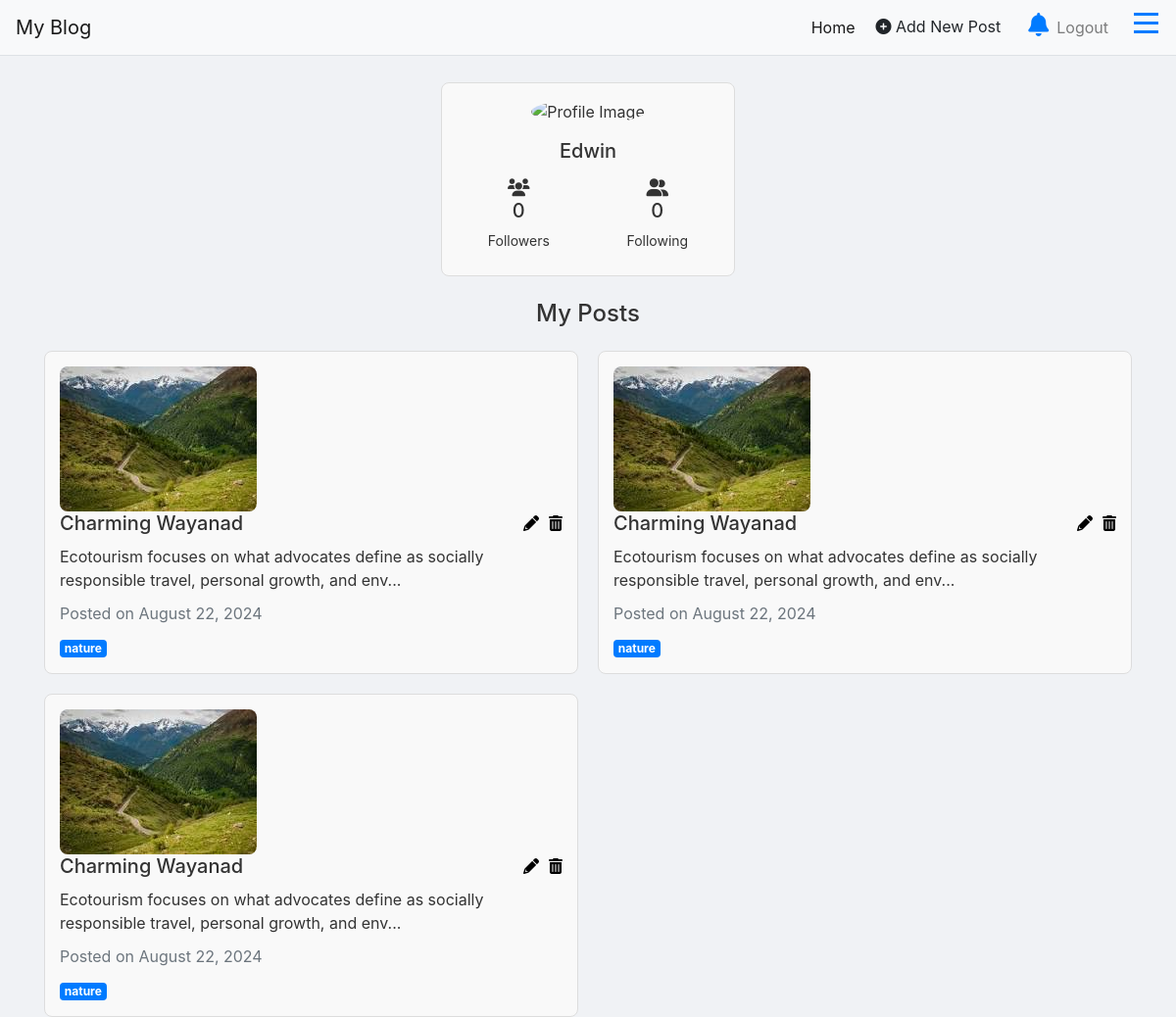
The app's page /myprofile (signed in), older data.
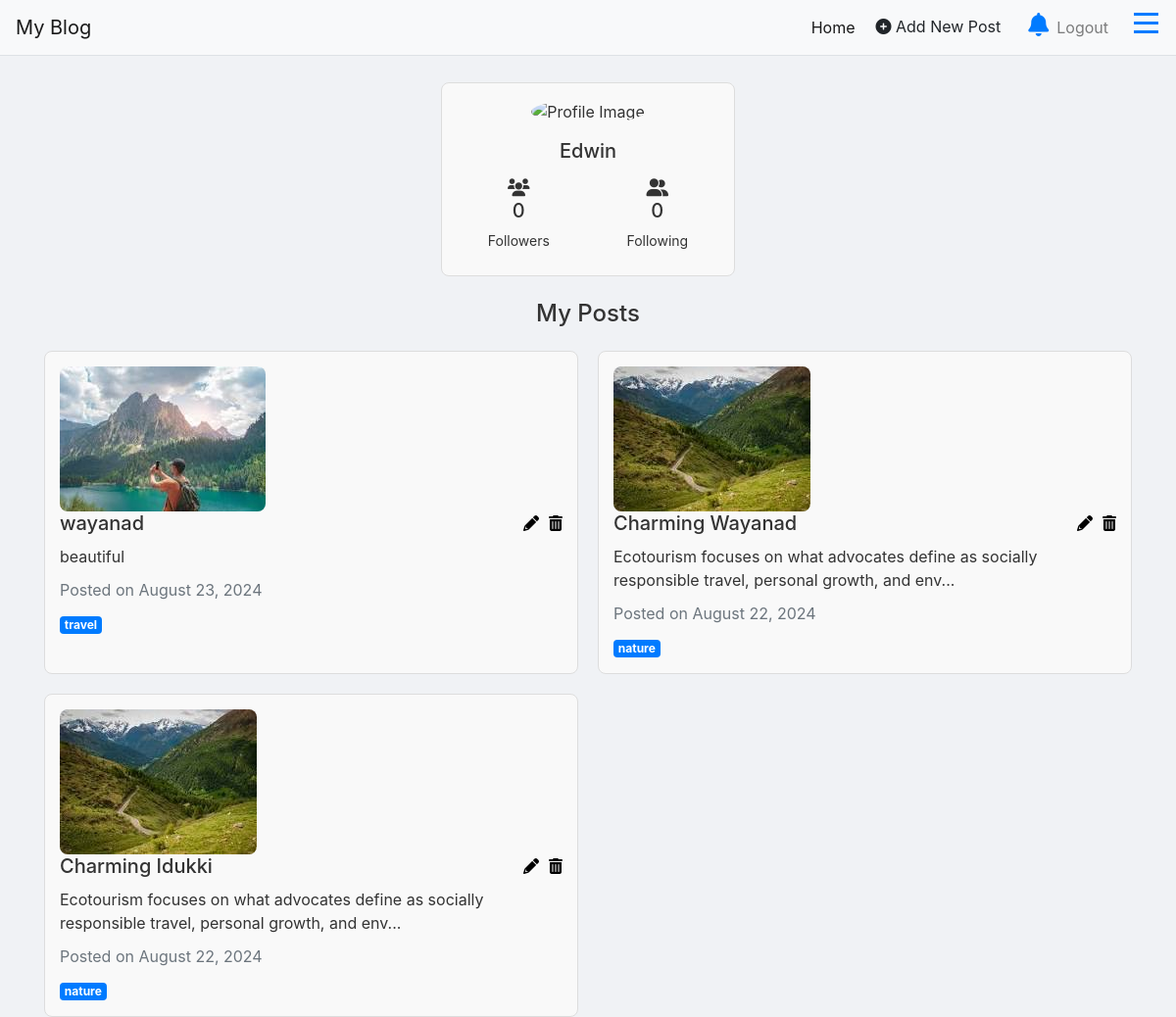
The same page, newer data.
### blog/models.py (models this page shows)
class Post(models.Model):
    title = models.CharField(max_length=100)
    content = models.TextField()
    author = models.ForeignKey(User, on_delete=models.CASCADE)
    tag=models.CharField(max_length=50,blank=True, null=True)
    image = models.ImageField(upload_to='post_images/', blank=True, null=True)  # New image field
    created_at = models.DateTimeField(auto_now_add=True)
    updated_at = models.DateTimeField(auto_now=True)
    is_available = models.BooleanField(default=True)

### blog/views.py (the view)
# urls.py: path('myprofile', views.myprofile, name='myprofile'),
@login_required
def myprofile(request):
    user = request.user
    posts = Post.objects.filter(author=user,is_available=True).order_by('-created_at')
    posts_with_tags = []
    for post in posts:
        post_tags = post.tag.split(",") if post.tag else []
        posts_with_tags.append({
            'post': post,
            'tags': post_tags
        })
    followers_count = 0  # Replace with actual count if you have a followers model
    following_count = 0  # Replace with actual count if you have a following model
    context = {
        'user': user,
        'posts_with_tags': posts_with_tags,
        'followers_count': followers_count,
        'following_count': following_count,
    }
    return render(request, 'myprofile.html', context)

### templates/myprofile.html (shortened to what this page needs)
{% extends "layout/base.html" %}
{% load static %}
{% block extra_css %}
<link rel="stylesheet" href="https://cdnjs.cloudflare.com/ajax/libs/font-awesome/6.0.0-beta3/css/all.min.css">
{% endblock %}
{% block content %}
<div class="container mt-4">
    <div class="row">
        <div class="col-md-12">
            <div class="profile-card mb-4">
                <div class="text-center">
                    <div class="profile-img">
                        <img src="{% if user.profile.image %}{{ user.profile.image.url }}{% else %}{% static 'default-avatar.png' %}{% endif %}" alt="Profile Image" class="img-fluid rounded-circle" style="width: 150px; height: 150px; object-fit: cover;">
                    </div>
                    <h3 class="mt-3">{{ user.username }}</h3>
                    <div class="d-flex justify-content-around mt-3">
                        <div>
                            <i class="fas fa-users"></i>
                            <h5>{{ followers_count }}</h5>
                            <p>Followers</p>
                        </div>
                        <div>
                            <i class="fas fa-user-friends"></i>
                            <h5>{{ following_count }}</h5>
                            <p>Following</p>
                        </div>
                    </div>
                </div>
            </div>
        </div>
    </div>
    <div class="row">
        <div class="col-md-12">
            <h4 class="mb-4" style="text-align: center;">My Posts</h4>
            <div class="post-list">
                {% for post_with_tags in posts_with_tags %}
                <div class="post-card">
                    {% if post_with_tags.post.image %}
                    <img src="{{ post_with_tags.post.image.url }}" alt="Post Image">
                    {% endif %}
                    <h5>{{ post_with_tags.post.title }}
                        <span class="post-actions">
                            <a href="{% url 'edit_post' post_with_tags.post.id %}" class="edit-icon" title="Edit">
                                <i class="fas fa-pencil-alt"></i>
                            </a>
                            <a href="{% url 'delete_post' post_with_tags.post.id %}" class="delete-icon" title="Delete" onclick="return confirm('Are you sure you want to delete this post?');">
                                <i class="fas fa-trash-alt"></i>
                            </a>
                        </span>
                    </h5>
                    <p>{{ post_with_tags.post.content|slice:":100" }}{% if post_with_tags.post.content|length > 100 %}...{% endif %}</p>
                    <p class="text-muted">Posted on {{ post_with_tags.post.created_at|date:"F j, Y" }}</p>
                    <div class="tags">
                        {% for tag in post_with_tags.tags %}
                        <span class="badge badge-primary">{{ tag }}</span>
                        {% endfor %}
                    </div>
                </div>
                {% empty %}
                <p>No posts yet.</p>
                {% endfor %}
            </div>
        </div>
    </div>
</div>
{% endblock %}

Row changes from the older to the newer data that the page shows:
no longer on this page (row edited): Post: post.image (picture), post "Charming Wayanad", post.content "Ecotourism focuses on what advocates define as socially responsible travel, personal growth, and env", post.created_at "August 22, 2024", tags "nature"
added Post: post.image (picture), post "wayanad", post.content "beautiful", post.created_at "August 23, 2024", tags "travel"
changed Post: post "Charming Wayanad" → "Charming Idukki"
